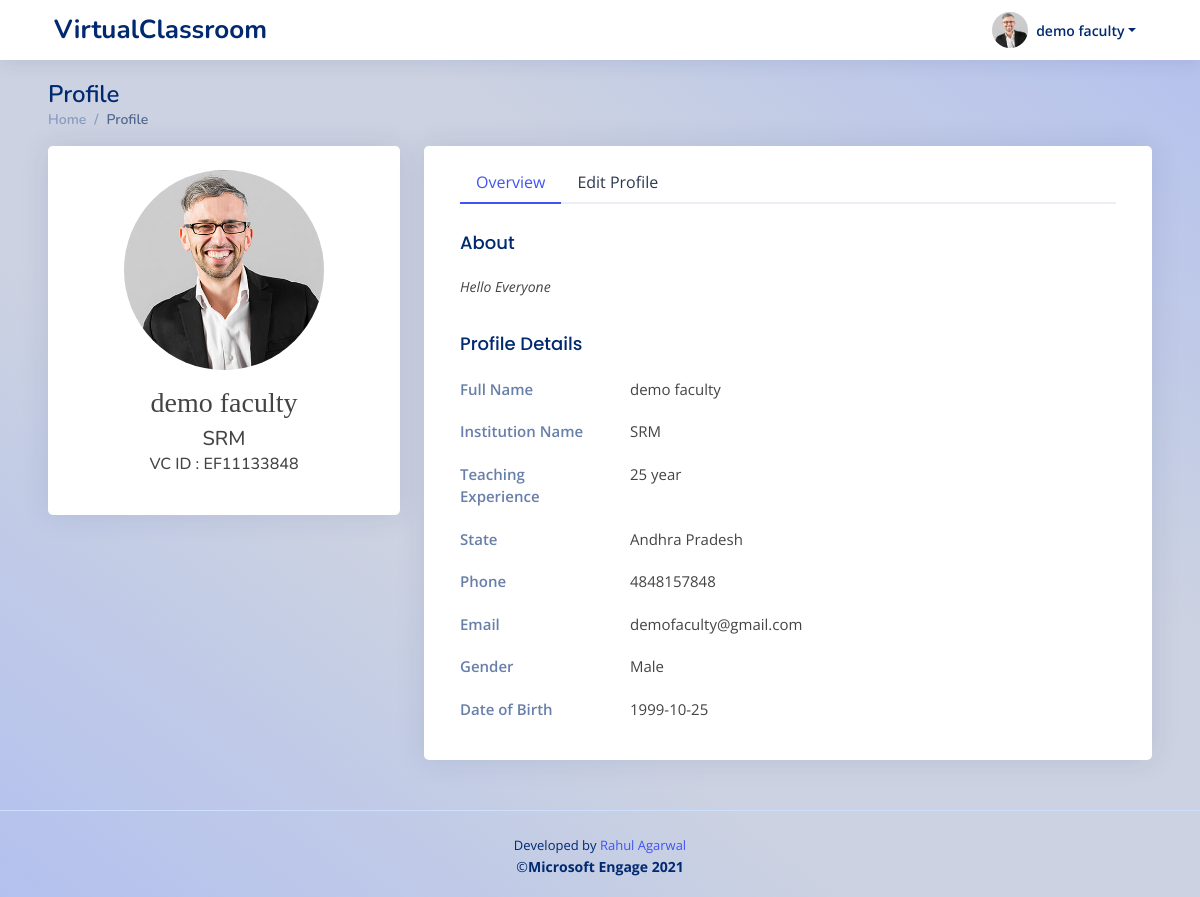
Page /faculty_profile/ (signed in) on the committed database.
### myapp/models.py (models this page shows, shortened)
class FacultyDetails(models.Model):
    facultyId = models.ForeignKey(User,on_delete=models.CASCADE)
    facultyName = models.CharField(max_length=100,null=False)
    facultyPhone = PhoneNumberField(null=False, blank=False, unique=False, default='+91')
    facultyGender = models.CharField(max_length=20,null=True)
    facultyDOB = models.DateTimeField(default=datetime.now,null=True)
    facultyDesc = models.TextField(blank=False,null=True)
    facultyCollege = models.CharField(max_length=100,null=False)
    collegeState = models.CharField(max_length=50,null=False)
    experience = models.CharField(max_length=2,null=True)
    facultyPic = models.ImageField(upload_to='facultyPic/', null=True, blank=True)
    user_date = models.DateTimeField(default=datetime.now,null=True)

### myapp/views.py (the view, shortened to what this page needs)
# urls.py: path('faculty_profile/',views.facultyProfile,name='facultyProfile'),
@login_required
def facultyProfile(request):
    if request.user.is_active and request.user.is_staff and not request.user.is_superuser:
        user=request.user
        userDetails = FacultyDetails.objects.get(facultyId = user.pk)
        context={
            'userDetails' : userDetails,
        }
        return render(request,'faculty/facultyProfile.html',context)
    else:
        return redirect('facultyLogin')

### myapp/templates/faculty/facultyProfile.html (shortened to what this page needs)
{% extends 'base.html' %}
{% block content %}
  <header id="header" class="header fixed-top d-flex align-items-center px-lg-5">
    <div class="d-flex align-items-center justify-content-between">
      <a href="{% url 'facultyDashboard' %}" class="logo d-flex align-items-center">
        <span class="d-lg-block">VirtualClassroom</span>
      </a>
    </div>
    <nav class="header-nav ms-auto">
      <ul class="d-flex align-items-center">
        <li class="nav-item dropdown pe-3">
          <a class="nav-link nav-profile d-flex align-items-center pe-0" href="#" data-bs-toggle="dropdown">
            <img src="{{userDetails.facultyPic.url}}" alt="Profile" class="rounded-circle">
            <span class="d-none d-md-block dropdown-toggle ps-2">{{user.first_name}} {{user.last_name}}</span>
          </a>
        </li>
      </ul>
    </nav>
  </header>
  <main id="main" class="main px-lg-5">
    <div class="pagetitle">
      <h1>Profile</h1>
      <nav>
        <ol class="breadcrumb">
          <li class="breadcrumb-item"><a href="{% url 'facultyDashboard' %}">Home</a></li>
          <li class="breadcrumb-item active">Profile</li>
        </ol>
      </nav>
    </div>
    <section class="section profile">
      <div class="row">
        <div class="col-xl-4">
          <div class="card">
              <div class="card-body  align-items-center">
              <div class=" text-center py-3 mx-1 mt-2" style="border-radius:10px;">
                <div class="px-4">
                  <div class="m-auto ">
                    <div class="user-profile-photo  m-auto " style="border:50%; height:200px; width:200px;">
                      <img src="{{ userDetails.facultyPic.url }}" style="border:50%; height:200px; width:200px;" alt="" class="rounded-circle">
                    </div>
                  </div>
                  <div class="">
                    <h3  class="mt-3" style="font-family:impact;"> {{user.first_name}} {{user.last_name}}</h3>
                    <h5 class="my-1">{{ userDetails.facultyCollege }}</h5>
                    <h6 class="my-1">VC ID : {{userDetails.facultyId}}</h6>
                  </div>
                </div>
              </div>
            </div>
          </div>
        </div>
        <div class="col-xl-8">
          <div class="card px-3">
            <div class="card-body pt-3">
              <ul class="nav nav-tabs nav-tabs-bordered">
                <li class="nav-item">
                  <button class="nav-link active" data-bs-toggle="tab" data-bs-target="#profile-overview">Overview</button>
                </li>
                <li class="nav-item">
                  <button class="nav-link" data-bs-toggle="tab" data-bs-target="#profile-edit">Edit Profile</button>
                </li>
              </ul>
              <div class="tab-content pt-2">
                <div class="tab-pane fade show active profile-overview" id="profile-overview">
                  <h5 class="card-title">About</h5>
                  <p class="small fst-italic">{{userDetails.facultyDesc}}</p>
                  <h5 class="card-title">Profile Details</h5>
                  <div class="row">
                    <div class="col-lg-3 col-md-4 label ">Full Name</div>
                    <div class="col-lg-9 col-md-8">{{user.first_name}} {{user.last_name}}</div>
                  </div>
                  <div class="row">
                    <div class="col-lg-3 col-md-4 label">Institution Name</div>
                    <div class="col-lg-9 col-md-8">{{userDetails.facultyCollege}}</div>
                  </div>
                  <div class="row">
                    <div class="col-lg-3 col-md-4 label">Teaching Experience</div>
                    <div class="col-lg-9 col-md-8">{{userDetails.experience}} year</div>
                  </div>
                  <div class="row">
                    <div class="col-lg-3 col-md-4 label">State</div>
                    <div class="col-lg-9 col-md-8">{{userDetails.collegeState}}</div>
                  </div>
                  <div class="row">
                    <div class="col-lg-3 col-md-4 label">Phone</div>
                    <div class="col-lg-9 col-md-8">{{userDetails.facultyPhone}}</div>
                  </div>
                  <div class="row">
                    <div class="col-lg-3 col-md-4 label">Email</div>
                    <div class="col-lg-9 col-md-8">{{user.email}}</div>
                  </div>
                  <div class="row">
                    <div class="col-lg-3 col-md-4 label ">Gender</div>
                    <div class="col-lg-9 col-md-8">{{userDetails.facultyGender}}</div>
                  </div>
                  <div class="row">
                    <div class="col-lg-3 col-md-4 label ">Date of Birth</div>
                    <div class="col-lg-9 col-md-8">{{userDetails.facultyDOB | date:'Y-m-d'}}</div>
                  </div>
                </div>
              </div>
            </div>
          </div>
        </div>
      </div>
    </section>
  </main>
  {% include 'partials/_footer.html'%}
  {% endblock %}

### static/css/style.css (style rules this page uses)
:root { scroll-behavior: smooth; }
body { font-family: "Open Sans", sans-serif; background: #f6f9ff; color: #444444; }
a { color: #4154f1; text-decoration: none; }
h1, h2, h3, h4, h5, h6 { font-family: "Nunito", sans-serif; }
#main { margin-top: 60px; padding: 20px 30px; transition: all 0.3s; }
.pagetitle { margin-bottom: 10px; }
.pagetitle h1 { font-size: 24px; margin-bottom: 0; font-weight: 600; color: #012970; }
.card { margin-bottom: 30px; border: none; border-radius: 5px; box-shadow: 0px 0 30px rgba(1, 41, 112, 0.1); overflow: hidden; }
.card-title { padding: 20px 0 15px 0; font-size: 18px; font-weight: 500; color: #012970; font-family: "Poppins", sans-serif; }
.card-body { padding: 0 20px 20px 20px; }
.breadcrumb { font-size: 14px; font-family: "Nunito", sans-serif; color: #899bbd; font-weight: 600; }
.breadcrumb a { color: #899bbd; transition: 0.3s; }
.breadcrumb .breadcrumb-item::before { color: #899bbd; }
.breadcrumb .active { color: #51678f; font-weight: 600; }
.nav-tabs-bordered { border-bottom: 2px solid #ebeef4; }
.nav-tabs-bordered .nav-link { margin-bottom: -2px; border: none; color: #2c384e; }
.nav-tabs-bordered .nav-link.active { background-color: #fff; color: #4154f1; border-bottom: 2px solid #4154f1; }
.logo { line-height: 1; }
@media (min-width: 1200px) { .logo { width: 280px; } }
.logo span { font-size: 26px; font-weight: 700; color: #012970; font-family: "Nunito", sans-serif; }
.header { transition: all 0.5s; z-index: 997; height: 60px; box-shadow: 0px 2px 20px rgba(1, 41, 112, 0.1); background-color: #fff; padding-left: 20px; }
.header-nav ul { list-style: none; }
.header-nav > ul { margin: 0; padding: 0; }
.header-nav .nav-profile { color: #012970; }
.header-nav .nav-profile img { max-height: 36px; }
.header-nav .nav-profile span { font-size: 14px; font-weight: 600; }
@media (min-width: 1200px) { #main, #footer { margin-left: 0px; } }
.profile .profile-overview .row { margin-bottom: 20px; font-size: 15px; }
.profile .profile-overview .card-title { color: #012970; }
.profile .profile-overview .label { font-weight: 600; color: rgba(1, 41, 112, 0.6); }

### templates/base.html (style rules this page uses)
body { background-image: linear-gradient(to left bottom, #b4c0ee, #b9c5eb, #bfc9e8, #c5cee4, #ccd2e1, #ccd2e1, #ccd2e1, #ccd2e1, #c5cee4, #bfc9e8, #b9c5eb, #b4c0ee); min-height: 100vh; display: flex; flex-direction: column; }

### rows in the picture
FacultyDetails: facultyPic (picture), facultyCollege "SRM", facultyId "EF11133848", facultyDesc "Hello Everyone", experience "25", collegeState "Andhra Pradesh", facultyPhone "4848157848", facultyGender "Male", facultyDOB "1999-10-25"

### other values in the picture
{{ user.first_name }} "demo"
{{ user.last_name }} "faculty"
{{ user.email }} "demofaculty@gmail.com"
